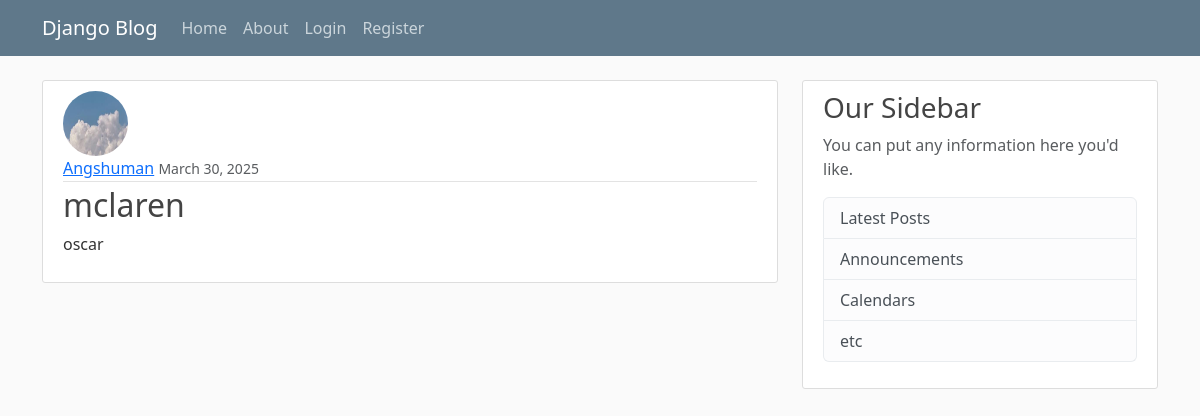
The page /post/13/ on the database its author committed.
### blog/models.py (models this page shows, shortened)
class Post(models.Model):
    title = models.CharField(max_length=100)
    content = models.TextField()        #unrestricted text
    date_posted = models.DateTimeField(default=timezone.now)
    author = models.ForeignKey(User, on_delete=models.CASCADE) #if user is deleted, delete all posts
    updated_at = models.DateTimeField(auto_now=True)

### users/models.py (models this page shows, shortened)
class Profile(models.Model):
    user = models.OneToOneField(User, on_delete=models.CASCADE)
    image = models.ImageField(default='default.jpg', upload_to='profile_image')
    bio = models.TextField(max_length=500, blank=True)
    location = models.CharField(max_length=30, blank=True)
    birth_date = models.DateField(null=True, blank=True)

### blog/views.py (the view)
# urls.py: path('post/<int:pk>/', PostDetailView.as_view(), name ='post-detail'), # int:pk is primary key of post
class PostDetailView(DetailView):
    model = Post
    template_name = 'blog/post_detail.html'

### blog/templates/blog/post_detail.html (shortened to what this page needs)
{% extends "blog/base.html" %}
{% block content %}
    <article class="media content-section">
        <img class="rounded-circle article-img" src="{{ object.author.profile.image.url }}">
        <div class="media-body">
        <div class="article-metadata">
            <a class="mr-2" href="{% url 'object-posts' post.author.username %}">{{ object.author }}</a>
            <small class="text-muted">{{ object.date_posted|date:"F d, Y" }}</small>
        </div>
        <h2 class="article-title">{{ object.title }}</h2>
        <p class="article-content">{{ object.content }}</p>
        </div>
    </article>
{% endblock content %}

### blog/static/blog/main.css (style rules this page uses)
body { background: #fafafa; color: #333333; margin-top: 5rem; }
h1, h2, h3, h4, h5, h6 { color: #444444; }
.content-section { background: #ffffff; padding: 10px 20px; border: 1px solid #dddddd; border-radius: 3px; margin-bottom: 20px; }
.article-title { color: #444444; }
.article-content { white-space: pre-line; }
.article-img { height: 65px; width: 65px; margin-right: 16px; }
.article-metadata { padding-bottom: 1px; margin-bottom: 4px; border-bottom: 1px solid #e3e3e3 }

### rows shown on the page
Post: author.profile.image (picture), author "Angshuman", date_posted "March 30, 2025", title "mclaren", content "oscar"
